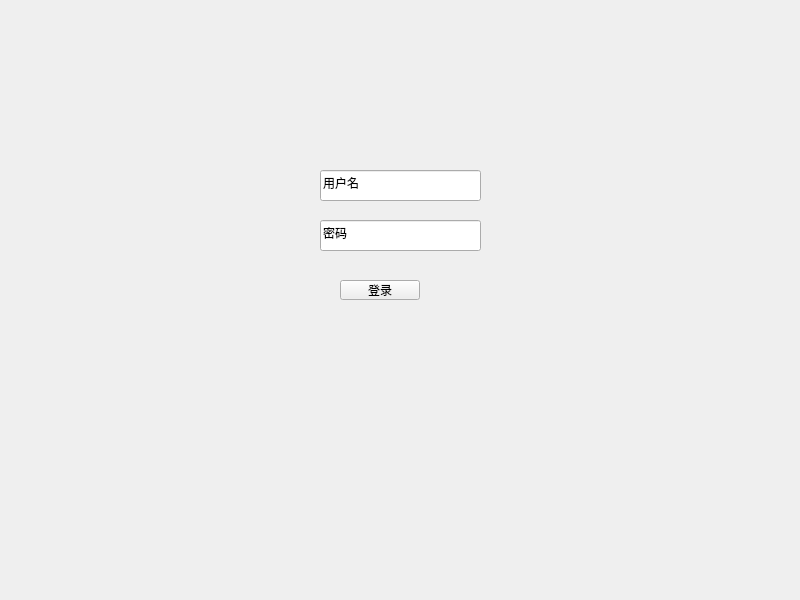
<?xml version="1.0" encoding="UTF-8"?>
<ui version="4.0">
 <class>Widget</class>
 <widget class="QWidget" name="Widget">
  <property name="geometry">
   <rect>
    <x>0</x>
    <y>0</y>
    <width>800</width>
    <height>600</height>
   </rect>
  </property>
  <property name="windowTitle">
   <string>Widget</string>
  </property>
  <widget class="QPushButton" name="pushButton">
   <property name="geometry">
    <rect>
     <x>340</x>
     <y>280</y>
     <width>80</width>
     <height>20</height>
    </rect>
   </property>
   <property name="text">
    <string>登录</string>
   </property>
  </widget>
  <widget class="QLineEdit" name="lineEdit">
   <property name="geometry">
    <rect>
     <x>320</x>
     <y>170</y>
     <width>161</width>
     <height>31</height>
    </rect>
   </property>
   <property name="text">
    <string>用户名</string>
   </property>
  </widget>
  <widget class="QLineEdit" name="lineEdit_2">
   <property name="geometry">
    <rect>
     <x>320</x>
     <y>220</y>
     <width>161</width>
     <height>31</height>
    </rect>
   </property>
   <property name="text">
    <string>密码</string>
   </property>
  </widget>
 </widget>
 <resources/>
 <connections/>
</ui>
